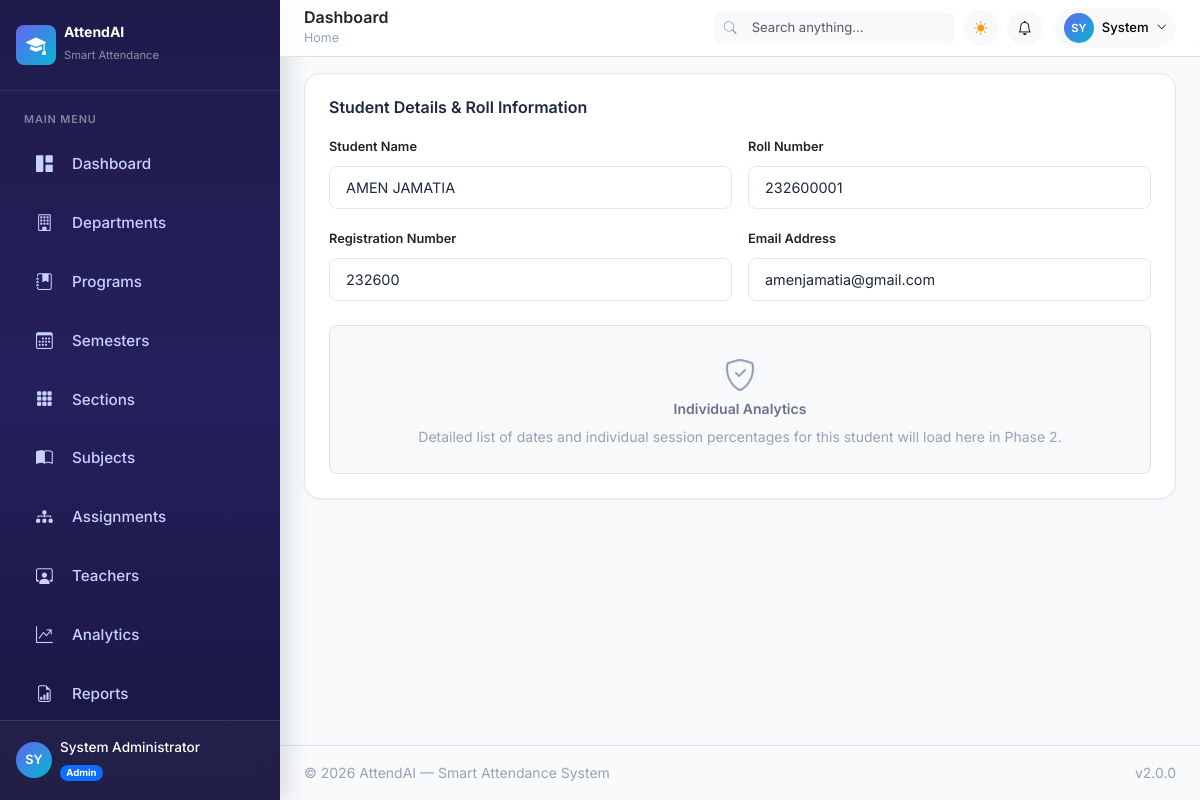
/students/1 (signed in), run on the app's committed database.
### app/models/user.py (models this page shows, shortened)
class User(UserMixin, db.Model):
    __tablename__ = 'users'
    id = db.Column(db.Integer, primary_key=True)
    email = db.Column(db.String(120), unique=True, nullable=False, index=True)
    password_hash = db.Column(db.String(256), nullable=False)
    full_name = db.Column(db.String(100), nullable=False)
    phone = db.Column(db.String(20), nullable=True)
    avatar = db.Column(db.String(255), nullable=True)
    role = db.Column(db.String(20), nullable=False, default='teacher') # 'admin', 'teacher', 'student'
    is_active = db.Column(db.Boolean, default=True, nullable=False)
    created_at = db.Column(db.DateTime, default=datetime.utcnow, nullable=False)
    last_login = db.Column(db.DateTime, nullable=True)
    theme_preference = db.Column(db.String(10), default='light', nullable=False)

### app/models/student.py (models this page shows, shortened)
class Student(db.Model):
    __tablename__ = 'students'
    id = db.Column(
        db.Integer,
        primary_key=True
    )
    user_id = db.Column(
        db.Integer,
        db.ForeignKey('users.id'),
        nullable=True
    )  # Linked User account
    name = db.Column(
        db.String(100),
        nullable=False
    )
    roll_number = db.Column(
        db.String(50),
        unique=True,
        nullable=False
    )
    registration_number = db.Column(
        db.String(50),
        unique=True,
        nullable=False
    )
    email = db.Column(
        db.String(120),
        nullable=True
    )
    phone = db.Column(
        db.String(20),
        nullable=True
    )
    section_id = db.Column(
        db.Integer,
        db.ForeignKey('sections.id'),
        nullable=False
    )
    department_id = db.Column(
        db.Integer,
        db.ForeignKey('departments.id'),
        nullable=False
    )
    is_active = db.Column(
        db.Boolean,
        default=True,
        nullable=False
    )
    created_at = db.Column(
        db.DateTime,
        default=datetime.utcnow,
        nullable=False
    )
    user = db.relationship(
        'User',
        backref=db.backref(
            'student_profile',
            uselist=False
        )
    )
    attendances = db.relationship(
        'Attendance',
        backref='student',
        lazy='dynamic',
        cascade='all, delete-orphan'
    )

### app/blueprints/students.py (the view)
@students_bp.route('/<int:student_id>')
@login_required
@teacher_or_admin_required
def profile(student_id):
    student = Student.query.get_or_404(student_id)
    return render_template('students/profile.html', student=student)

### app/blueprints/auth.py (called while the page is built)
@login_manager.user_loader
def load_user(user_id):
    return User.query.get(int(user_id))

### app/services/notification_service.py (called while the page is built)
def get_unread_count(user_id):
    return Notification.query.filter_by(user_id=user_id, is_read=False).count()

### app/templates/students/profile.html (shortened to what this page needs)
{% extends "base.html" %}
{% block content %}
<div class="card p-4">
    <h5 class="fw-semibold mb-3">Student Details & Roll Information</h5>
    <div class="row g-3 mb-4">
        <div class="col-md-6">
            <label class="form-label" style="font-size:0.8rem; font-weight:600;">Student Name</label>
            <input type="text" class="form-control" value="{{ student.name }}" readonly>
        </div>
        <div class="col-md-6">
            <label class="form-label" style="font-size:0.8rem; font-weight:600;">Roll Number</label>
            <input type="text" class="form-control" value="{{ student.roll_number }}" readonly>
        </div>
        <div class="col-md-6">
            <label class="form-label" style="font-size:0.8rem; font-weight:600;">Registration Number</label>
            <input type="text" class="form-control" value="{{ student.registration_number }}" readonly>
        </div>
        <div class="col-md-6">
            <label class="form-label" style="font-size:0.8rem; font-weight:600;">Email Address</label>
            <input type="text" class="form-control" value="{{ student.email or '-' }}" readonly>
        </div>
    </div>
    <div class="bg-light rounded-3 p-4 text-center border border-dashed">
        <i class="bi bi-shield-check text-muted fs-2 mb-2"></i>
        <h6 class="fw-semibold text-secondary">Individual Analytics</h6>
        <p class="text-muted small mb-0">Detailed list of dates and individual session percentages for this student will load here in Phase 2.</p>
    </div>
</div>
{% endblock %}

### app/templates/components/sidebar.html (shortened to what this page needs)
<aside class="app-sidebar" id="appSidebar">
    <div class="sidebar-brand d-flex align-items-center gap-2 px-3 py-4">
        <div class="brand-icon d-flex align-items-center justify-content-center rounded-3" style="width:40px;height:40px;background:linear-gradient(135deg,#6366f1,#06b6d4);">
            <i class="bi bi-mortarboard-fill text-white fs-5"></i>
        </div>
        <div class="brand-text">
            <h6 class="mb-0 text-white fw-bold">AttendAI</h6>
            <small class="text-white-50" style="font-size:0.7rem;">Smart Attendance</small>
        </div>
    </div>
    <nav class="sidebar-nav flex-grow-1 px-2 py-2">
        <div class="nav-section">
            <span class="nav-section-label text-uppercase text-white-50 px-3 mb-2 d-block" style="font-size:0.65rem;letter-spacing:0.08em;">Main Menu</span>
            {% if current_user.role == 'admin' %}
            <a href="{{ url_for('admin.dashboard') }}" class="sidebar-link {{ 'active' if request.endpoint == 'admin.dashboard' }}">
                <i class="bi bi-grid-1x2-fill"></i><span>Dashboard</span>
            </a>
            <a href="{{ url_for('admin.departments') }}" class="sidebar-link {{ 'active' if request.endpoint == 'admin.departments' }}">
                <i class="bi bi-building"></i><span>Departments</span>
            </a>
            <a href="{{ url_for('admin.programs') }}" class="sidebar-link {{ 'active' if request.endpoint == 'admin.programs' }}">
                <i class="bi bi-journal-bookmark-fill"></i><span>Programs</span>
            </a>
            <a href="{{ url_for('admin.semesters') }}"
                class="sidebar-link {{ 'active' if request.endpoint == 'admin.semesters' }}">
                <i class="bi bi-calendar3"></i>
                <span>Semesters</span>
            </a>
            <a href="{{ url_for('admin.sections') }}"
                class="sidebar-link {{ 'active' if request.endpoint == 'admin.sections' }}">
                <i class="bi bi-grid-3x3-gap-fill"></i>
                <span>Sections</span>
            </a>
            <a href="{{ url_for('admin.subjects') }}" class="sidebar-link {{ 'active' if request.endpoint == 'admin.subjects' }}">
                <i class="bi bi-book-half"></i><span>Subjects</span>
            </a>
            <a href="{{ url_for('admin.assignments') }}"class="sidebar-link {{ 'active' if request.endpoint == 'admin.assignments' }}">
                <i class="bi bi-diagram-3-fill"></i>
                <span>Assignments</span>
            </a>
            <a href="{{ url_for('admin.teachers') }}" class="sidebar-link {{ 'active' if request.endpoint == 'admin.teachers' }}">
                <i class="bi bi-person-workspace"></i><span>Teachers</span>
            </a>
            <a href="{{ url_for('analytics.dashboard') }}" class="sidebar-link {{ 'active' if request.endpoint == 'analytics.dashboard' }}">
                <i class="bi bi-graph-up-arrow"></i><span>Analytics</span>
            </a>
            <a href="{{ url_for('reports.index') }}" class="sidebar-link {{ 'active' if request.endpoint == 'reports.index' }}">
                <i class="bi bi-file-earmark-bar-graph"></i><span>Reports</span>
            </a>
            {% endif %}
        </div>
    </nav>
    <div class="sidebar-user px-3 py-3 border-top border-white border-opacity-10">
        <div class="d-flex align-items-center gap-2">
            <div class="user-avatar d-flex align-items-center justify-content-center rounded-circle flex-shrink-0" style="width:36px;height:36px;background:linear-gradient(135deg,#6366f1,#06b6d4);font-size:0.8rem;font-weight:600;color:#fff;">
                {{ current_user.full_name[:2]|upper if current_user.full_name else 'U' }}
            </div>
            <div class="overflow-hidden">
                <div class="text-white text-truncate fw-medium" style="font-size:0.85rem;">{{ current_user.full_name or 'User' }}</div>
                <span class="badge rounded-pill {% if current_user.role == 'admin' %}bg-primary{% elif current_user.role == 'teacher' %}bg-info{% else %}bg-success{% endif %}" style="font-size:0.6rem;">
                    {{ current_user.role|capitalize }}
                </span>
            </div>
        </div>
    </div>
</aside>

### app/templates/components/navbar.html (shortened to what this page needs)
<header class="app-navbar sticky-top bg-white border-bottom px-4 py-2 d-flex align-items-center justify-content-between" style="z-index:1020;backdrop-filter:blur(12px);background:rgba(255,255,255,0.85)!important;">
    <div class="d-flex align-items-center gap-3">
        <div>
            <h5 class="mb-0 fw-semibold text-dark">{% block page_title %}Dashboard{% endblock %}</h5>
            <nav aria-label="breadcrumb" class="d-none d-md-block">
                <ol class="breadcrumb mb-0" style="font-size:0.78rem;">
                    <li class="breadcrumb-item"><a href="#" class="text-decoration-none text-muted">Home</a></li>
                </ol>
            </nav>
        </div>
    </div>
    <div class="d-flex align-items-center gap-2">
        {% if current_user.role == 'admin' %}
        <div class="input-group input-group-sm d-none d-xl-flex" style="width:240px;">
            <span class="input-group-text bg-light border-end-0 border-light"><i class="bi bi-search text-muted" style="font-size:0.8rem;"></i></span>
            <input type="text" class="form-control form-control-sm bg-light border-start-0 border-light" placeholder="Search anything..." id="globalSearch" style="font-size:0.82rem;">
        </div>
        {% endif %}
        <button class="btn btn-light btn-sm rounded-circle d-flex align-items-center justify-content-center" style="width:36px;height:36px;" onclick="toggleTheme()" id="themeToggleBtn" aria-label="Toggle theme">
            <i class="bi bi-sun-fill text-warning" id="themeIcon"></i>
        </button>
        <div class="dropdown">
            <button class="btn btn-light btn-sm rounded-circle d-flex align-items-center justify-content-center position-relative" style="width:36px;height:36px;" data-bs-toggle="dropdown" data-bs-auto-close="outside" aria-expanded="false" aria-label="Notifications">
                <i class="bi bi-bell"></i>
            </button>
        </div>
        <div class="dropdown ms-1">
            <button class="btn btn-light btn-sm rounded-pill d-flex align-items-center gap-2 px-2 py-1" data-bs-toggle="dropdown" aria-expanded="false">
                <div class="d-flex align-items-center justify-content-center rounded-circle" style="width:30px;height:30px;background:linear-gradient(135deg,#6366f1,#06b6d4);font-size:0.7rem;font-weight:600;color:#fff;">
                    {{ current_user.full_name[:2]|upper if current_user.full_name else 'U' }}
                </div>
                <span class="d-none d-md-inline fw-medium" style="font-size:0.82rem;">{{ current_user.full_name.split(' ')[0] if current_user.full_name else 'User' }}</span>
                <i class="bi bi-chevron-down" style="font-size:0.65rem;"></i>
            </button>
        </div>
    </div>
</header>

### app/static/css/main.css (style rules this page uses)
:root { --primary: #6366f1; --primary-rgb: 99, 102, 241; --primary-light: #818cf8; --primary-dark: #4f46e5; --primary-darker: #3730a3; --accent: #06b6d4; --accent-rgb: 6, 182, 212; --accent-light: #22d3ee; --success: #10b981; --success-rgb: 16, 185, 129; --warning: #f59e0b; --warning-rgb: 245, 158, 11; --danger: #ef4444; --danger-rgb: 239, 68, 68; --bg-primary: #f8fafc; --bg-secondary: #f1f5f9; --bg-card: #ffffff; --bg-sidebar: #1e1b4b; --bg-sidebar-hover: #312e81; --bg-sidebar-active: #3730a3; --text-primary: #1e293b; --text-secondary: #64748b; --text-muted: #94a3b8; --text-sidebar: #c7d2fe; --text-sidebar-active: #ffffff; --border-color: #e2e8f0; --border-light: #f1f5f9; --shadow-sm: 0 1px 2px rgba(0, 0, 0, 0.05); --shadow-md: 0 4px 6px -1px rgba(0, 0, 0, 0.1), 0 2px 4px -2px rgba(0, 0, 0, 0.1); --shadow-lg: 0 10px 15px -3px rgba(0, 0, 0, 0.1), 0 4px 6px -4px rgba(0, 0, 0, 0.1); --shadow-xl: 0 20px 25px -5px rgba(0, 0, 0, 0.1), 0 8px 10px -6px rgba(0, 0, 0, 0.1); --radius-sm: 8px; --radius-md: 12px; --radius-lg: 16px; --radius-xl: 24px; --glass-bg: rgba(255, 255, 255, 0.7); --glass-border: rgba(255, 255, 255, 0.3); --transition-fast: 150ms ease; --transition-base: 250ms ease; --transition-slow: 350ms ease; --font-sans: 'Inter', -apple-system, BlinkMacSystemFont, 'Segoe UI', sans-serif; --font-mono: 'JetBrains Mono', monospace; --sidebar-width: 280px; --sidebar-collapsed-width: 80px; --navbar-height: 70px; }
*, *::before, *::after { box-sizing: border-box; margin: 0; padding: 0; }
html { scroll-behavior: smooth; font-size: 16px; }
body { font-family: var(--font-sans); background: var(--bg-primary); color: var(--text-primary); line-height: 1.6; transition: background var(--transition-base), color var(--transition-base); -webkit-font-smoothing: antialiased; -moz-osx-font-smoothing: grayscale; }
a { color: var(--primary); text-decoration: none; transition: color var(--transition-fast); }
button { font-family: inherit; }
.app-body { display: flex; min-height: 100vh; }
.sidebar-brand { padding: 24px 20px; display: flex; align-items: center; gap: 12px; border-bottom: 1px solid rgba(255, 255, 255, 0.1); flex-shrink: 0; }
.sidebar-nav { flex: 1; padding: 16px 12px; overflow-y: auto; }
.sidebar-user { display: flex; align-items: center; gap: 12px; }
h5 { font-size: 1rem; font-weight: 600; color: var(--text-primary); }
h6 { font-size: 0.875rem; font-weight: 600; color: var(--text-primary); }
p { margin-bottom: 1rem; }
p:last-child { margin-bottom: 0; }
.text-muted { color: var(--text-muted) !important; }
.text-secondary { color: var(--text-secondary) !important; }
.text-warning { color: var(--warning) !important; }
small, .text-sm { font-size: 0.875rem; }
* { scrollbar-width: thin; scrollbar-color: rgba(var(--primary-rgb), 0.3) transparent; }
.d-flex { display: flex; }
.d-none { display: none; }
.d-block { display: block; }
.text-center { text-align: center; }
.overflow-hidden { overflow: hidden; }
.position-relative { position: relative; }
.app-sidebar { width: var(--sidebar-width); background: linear-gradient( 180deg, #1e1b4b 0%, #25205c 50%, #18153f 100% ); height: 100vh; position: fixed; left: 0; top: 0; z-index: 1000; display: flex; flex-direction: column; box-shadow: 6px 0 24px rgba(15, 23, 42, 0.15); }
.sidebar-brand { border-bottom: 1px solid rgba(255,255,255,0.08); min-height: 80px; }
.sidebar-nav { flex: 1; overflow-y: auto !important; overflow-x: hidden; min-height: 0; padding-top: 8px; }
.sidebar-link { display: flex; align-items: center; gap: 14px; color: var(--text-sidebar); padding: 14px 18px; margin: 4px 10px; border-radius: 14px; font-size: 0.95rem; font-weight: 500; transition: all 0.25s ease; text-decoration: none; }
.sidebar-link i { width: 22px; font-size: 1.05rem; flex-shrink: 0; }
.sidebar-link span { white-space: nowrap; }
.nav-section-label { color: rgba(255,255,255,0.45) !important; font-size: 0.68rem !important; font-weight: 600; margin-top: 12px; }
.sidebar-user { background: rgba(255,255,255,0.04); backdrop-filter: blur(10px); }

### data on the page
User: full_name "SY", full_name "System Administrator", role "Admin", full_name "System"
Student: name "AMEN JAMATIA", roll_number "232600001", registration_number "232600", email "amenjamatia@gmail.com"
